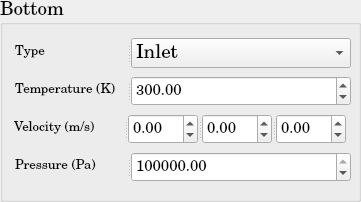
          <widget class="QGroupBox" name="SP_BoundaryCondition_Bottom">
           <property name="minimumSize">
            <size>
             <width>361</width>
             <height>202</height>
            </size>
           </property>
           <property name="maximumSize">
            <size>
             <width>361</width>
             <height>202</height>
            </size>
           </property>
           <property name="font">
            <font>
             <family>Century Schoolbook L</family>
             <pointsize>14</pointsize>
             <weight>50</weight>
             <bold>false</bold>
            </font>
           </property>
           <property name="title">
            <string>Bottom</string>
           </property>
           <layout class="QGridLayout" name="gridLayout_44">
            <item row="0" column="0">
             <widget class="QSplitter" name="splitter_61">
              <property name="minimumSize">
               <size>
                <width>338</width>
                <height>30</height>
               </size>
              </property>
              <property name="maximumSize">
               <size>
                <width>334</width>
                <height>30</height>
               </size>
              </property>
              <property name="orientation">
               <enum>Qt::Horizontal</enum>
              </property>
              <widget class="QLabel" name="SP_Type_Bottom_BC">
               <property name="minimumSize">
                <size>
                 <width>110</width>
                 <height>30</height>
                </size>
               </property>
               <property name="maximumSize">
                <size>
                 <width>110</width>
                 <height>30</height>
                </size>
               </property>
               <property name="text">
                <string>&lt;html&gt;&lt;head/&gt;&lt;body&gt;&lt;p&gt;&lt;span style=&quot; font-size:10pt;&quot;&gt;Type&lt;/span&gt;&lt;/p&gt;&lt;/body&gt;&lt;/html&gt;</string>
               </property>
              </widget>
              <widget class="QComboBox" name="SP_Type_Bottom_BC_ComboBox">
               <property name="minimumSize">
                <size>
                 <width>220</width>
                 <height>30</height>
                </size>
               </property>
               <property name="maximumSize">
                <size>
                 <width>220</width>
                 <height>30</height>
                </size>
               </property>
               <item>
                <property name="text">
                 <string>Inlet</string>
                </property>
               </item>
               <item>
                <property name="text">
                 <string>Wall</string>
                </property>
               </item>
               <item>
                <property name="text">
                 <string>Outlet</string>
                </property>
               </item>
               <item>
                <property name="text">
                 <string>Neumann</string>
                </property>
               </item>
               <item>
                <property name="text">
                 <string>Dirichlet</string>
                </property>
               </item>
              </widget>
             </widget>
            </item>
            <item row="1" column="0">
             <widget class="QSplitter" name="splitter_49">
              <property name="minimumSize">
               <size>
                <width>338</width>
                <height>30</height>
               </size>
              </property>
              <property name="maximumSize">
               <size>
                <width>334</width>
                <height>30</height>
               </size>
              </property>
              <property name="orientation">
               <enum>Qt::Horizontal</enum>
              </property>
              <widget class="QLabel" name="SP_Temperature_Bottom_BC">
               <property name="minimumSize">
                <size>
                 <width>110</width>
                 <height>30</height>
                </size>
               </property>
               <property name="maximumSize">
                <size>
                 <width>110</width>
                 <height>30</height>
                </size>
               </property>
               <property name="text">
                <string>&lt;html&gt;&lt;head/&gt;&lt;body&gt;&lt;p&gt;&lt;span style=&quot; font-size:10pt;&quot;&gt;Temperature (K)&lt;/span&gt;&lt;/p&gt;&lt;/body&gt;&lt;/html&gt;</string>
               </property>
              </widget>
              <widget class="QDoubleSpinBox" name="SP_Temperature_Bottom_BC_doubleSpinBox">
               <property name="minimumSize">
                <size>
                 <width>220</width>
                 <height>30</height>
                </size>
               </property>
               <property name="maximumSize">
                <size>
                 <width>220</width>
                 <height>30</height>
                </size>
               </property>
               <property name="font">
                <font>
                 <pointsize>11</pointsize>
                </font>
               </property>
               <property name="maximum">
                <double>1000000000.000000000000000</double>
               </property>
               <property name="value">
                <double>300.000000000000000</double>
               </property>
              </widget>
             </widget>
            </item>
            <item row="2" column="0">
             <widget class="QSplitter" name="splitter_54">
              <property name="orientation">
               <enum>Qt::Horizontal</enum>
              </property>
              <widget class="QLabel" name="SP_Velocity_Bottom_BC">
               <property name="minimumSize">
                <size>
                 <width>110</width>
                 <height>30</height>
                </size>
               </property>
               <property name="maximumSize">
                <size>
                 <width>110</width>
                 <height>30</height>
                </size>
               </property>
               <property name="text">
                <string>&lt;html&gt;&lt;head/&gt;&lt;body&gt;&lt;p&gt;&lt;span style=&quot; font-size:10pt;&quot;&gt;Velocity (m/s)&lt;/span&gt;&lt;/p&gt;&lt;/body&gt;&lt;/html&gt;</string>
               </property>
              </widget>
              <widget class="QSplitter" name="splitter_55">
               <property name="minimumSize">
                <size>
                 <width>220</width>
                 <height>30</height>
                </size>
               </property>
               <property name="maximumSize">
                <size>
                 <width>218</width>
                 <height>30</height>
                </size>
               </property>
               <property name="orientation">
                <enum>Qt::Horizontal</enum>
               </property>
               <widget class="QDoubleSpinBox" name="SP_Velocity_1d_Bottom_BC_doubleSpinBox">
                <property name="minimumSize">
                 <size>
                  <width>68</width>
                  <height>30</height>
                 </size>
                </property>
                <property name="maximumSize">
                 <size>
                  <width>70</width>
                  <height>30</height>
                 </size>
                </property>
                <property name="font">
                 <font>
                  <pointsize>11</pointsize>
                 </font>
                </property>
                <property name="minimum">
                 <double>-1000000000.000000000000000</double>
                </property>
                <property name="maximum">
                 <double>1000000000.000000000000000</double>
                </property>
               </widget>
               <widget class="QDoubleSpinBox" name="SP_Velocity_2d_Bottom_BC_doubleSpinBox">
                <property name="minimumSize">
                 <size>
                  <width>68</width>
                  <height>30</height>
                 </size>
                </property>
                <property name="maximumSize">
                 <size>
                  <width>70</width>
                  <height>30</height>
                 </size>
                </property>
                <property name="font">
                 <font>
                  <pointsize>11</pointsize>
                 </font>
                </property>
                <property name="minimum">
                 <double>-1000000000.000000000000000</double>
                </property>
                <property name="maximum">
                 <double>1000000000.000000000000000</double>
                </property>
               </widget>
               <widget class="QDoubleSpinBox" name="SP_Velocity_3d_Bottom_BC_doubleSpinBox">
                <property name="minimumSize">
                 <size>
                  <width>68</width>
                  <height>30</height>
                 </size>
                </property>
                <property name="maximumSize">
                 <size>
                  <width>70</width>
                  <height>30</height>
                 </size>
                </property>
                <property name="font">
                 <font>
                  <pointsize>11</pointsize>
                 </font>
                </property>
                <property name="minimum">
                 <double>-1000000000.000000000000000</double>
                </property>
                <property name="maximum">
                 <double>1000000000.000000000000000</double>
                </property>
               </widget>
              </widget>
             </widget>
            </item>
            <item row="3" column="0">
             <widget class="QSplitter" name="splitter_57">
              <property name="minimumSize">
               <size>
                <width>338</width>
                <height>30</height>
               </size>
              </property>
              <property name="maximumSize">
               <size>
                <width>334</width>
                <height>30</height>
               </size>
              </property>
              <property name="orientation">
               <enum>Qt::Horizontal</enum>
              </property>
              <widget class="QLabel" name="SP_Pressure_Bottom_BC">
               <property name="minimumSize">
                <size>
                 <width>110</width>
                 <height>30</height>
                </size>
               </property>
               <property name="maximumSize">
                <size>
                 <width>110</width>
                 <height>30</height>
                </size>
               </property>
               <property name="text">
                <string>&lt;html&gt;&lt;head/&gt;&lt;body&gt;&lt;p&gt;&lt;span style=&quot; font-size:10pt;&quot;&gt;Pressure (Pa)&lt;/span&gt;&lt;/p&gt;&lt;/body&gt;&lt;/html&gt;</string>
               </property>
              </widget>
              <widget class="QDoubleSpinBox" name="SP_Pressure_Bottom_BC_doubleSpinBox">
               <property name="minimumSize">
                <size>
                 <width>220</width>
                 <height>30</height>
                </size>
               </property>
               <property name="maximumSize">
                <size>
                 <width>220</width>
                 <height>30</height>
                </size>
               </property>
               <property name="font">
                <font>
                 <pointsize>11</pointsize>
                </font>
               </property>
               <property name="maximum">
                <double>1000000000.000000000000000</double>
               </property>
               <property name="value">
                <double>100000.000000000000000</double>
               </property>
              </widget>
             </widget>
            </item>
           </layout>
          </widget>
